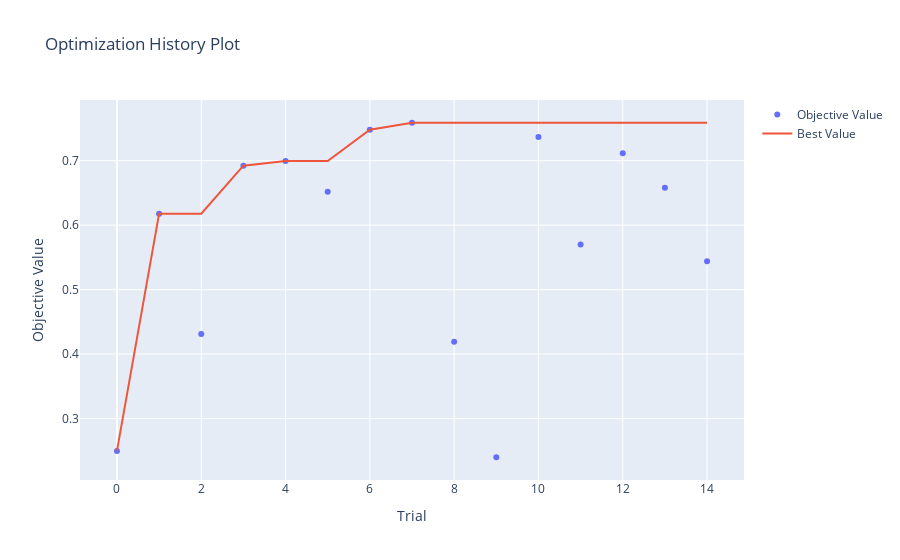
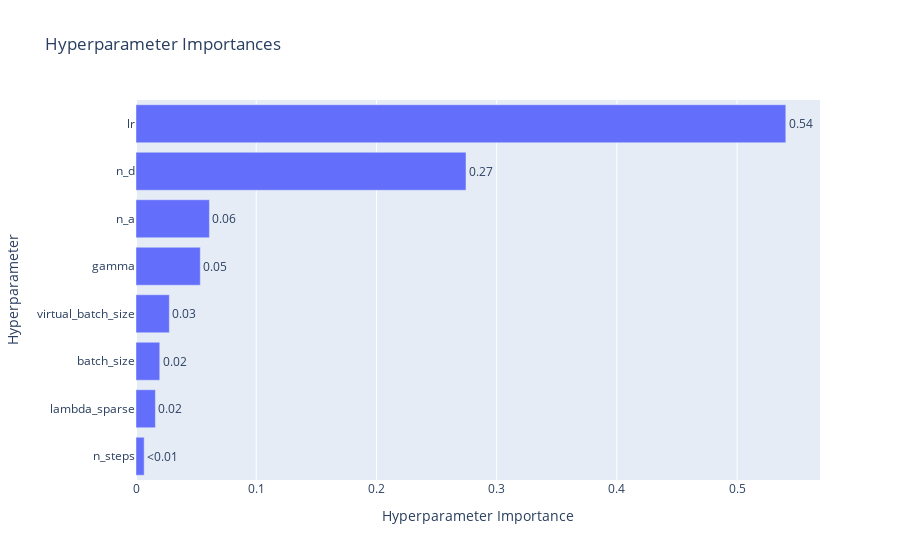
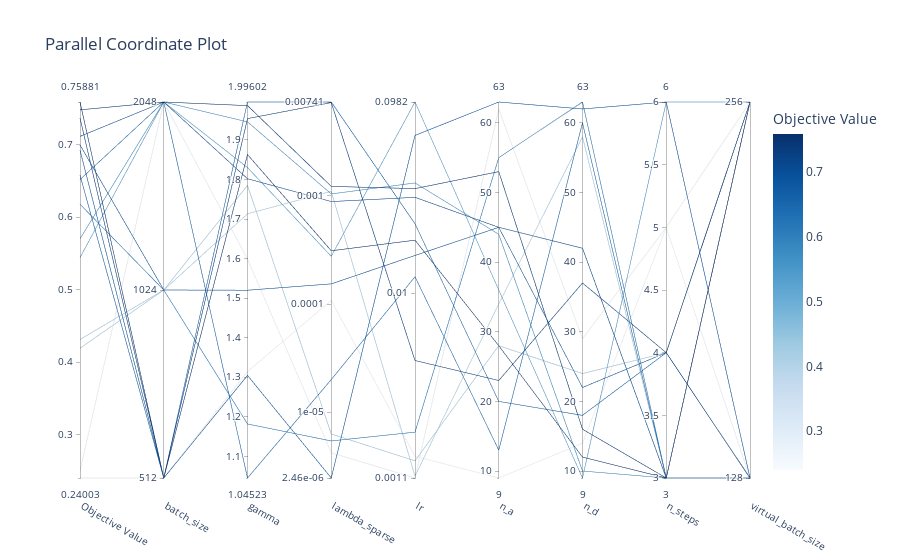

Notebook code for these charts, in order:
### Code cell
# optuna визуализация
optuna.visualization.plot_optimization_history(study).show()
optuna.visualization.plot_param_importances(study).show()
optuna.visualization.plot_parallel_coordinate(study).show()

### Figure 1 — Plotly figure (JSON) as saved in the notebook; plotly's stock layout.template omitted (floating-point values rounded to 4 significant figures)
{"data": [{"mode": "markers", "name": "Objective Value", "type": "scatter", "x": [0, 1, 2, 3, 4, 5, 6, 7, 8, 9, 10, 11, 12, 13, 14], "y": [0.2498, 0.6178, 0.4311, 0.6923, 0.6996, 0.6518, 0.748, 0.7588, 0.4192, 0.24, 0.7368, 0.57, 0.7114, 0.6578, 0.5441]}, {"mode": "lines", "name": "Best Value", "type": "scatter", "x": [0, 1, 2, 3, 4, 5, 6, 7, 8, 9, 10, 11, 12, 13, 14], "y": [0.2498, 0.6178, 0.6178, 0.6923, 0.6996, 0.6996, 0.748, 0.7588, 0.7588, 0.7588, 0.7588, 0.7588, 0.7588, 0.7588, 0.7588]}, {"marker": {"color": "#cccccc"}, "mode": "markers", "name": "Infeasible Trial", "showlegend": false, "type": "scatter", "x": [], "y": []}], "layout": {"title": {"text": "Optimization History Plot"}, "xaxis": {"title": {"text": "Trial"}}, "yaxis": {"title": {"text": "Objective Value"}}}}

### Figure 2 — Plotly figure (JSON) as saved in the notebook; plotly's stock layout.template omitted (floating-point values rounded to 4 significant figures)
{"data": [{"cliponaxis": false, "hovertemplate": ["n_steps (IntDistribution): 0.006807984654140966<extra></extra>", "lambda_sparse (FloatDistribution): 0.016135100270022903<extra></extra>", "batch_size (CategoricalDistribution): 0.019762770800491287<extra></extra>", "virtual_batch_size (CategoricalDistribution): 0.02773429699380267<extra></extra>", "gamma (FloatDistribution): 0.05346655148835187<extra></extra>", "n_a (IntDistribution): 0.06108046733617071<extra></extra>", "n_d (IntDistribution): 0.2745023597582926<extra></extra>", "lr (FloatDistribution): 0.5405104686987269<extra></extra>"], "name": "Objective Value", "orientation": "h", "text": ["<0.01", "0.02", "0.02", "0.03", "0.05", "0.06", "0.27", "0.54"], "textposition": "outside", "type": "bar", "x": [0.006808, 0.01614, 0.01976, 0.02773, 0.05347, 0.06108, 0.2745, 0.5405], "y": ["n_steps", "lambda_sparse", "batch_size", "virtual_batch_size", "gamma", "n_a", "n_d", "lr"]}], "layout": {"title": {"text": "Hyperparameter Importances"}, "xaxis": {"title": {"text": "Hyperparameter Importance"}}, "yaxis": {"title": {"text": "Hyperparameter"}}}}

### Figure 3 — Plotly figure (JSON) as saved in the notebook; plotly's stock layout.template omitted (floating-point values rounded to 4 significant figures)
{"data": [{"dimensions": [{"label": "Objective Value", "range": [0.24, 0.7588], "values": [0.6923, 0.24, 0.7588, 0.7368, 0.6578, 0.4311, 0.6996, 0.4192, 0.6178, 0.6518, 0.2498, 0.748, 0.57, 0.7114, 0.5441]}, {"label": "batch_size", "range": [0, 2], "ticktext": ["512", "1024", "2048"], "tickvals": [0, 1, 2], "values": [0, 0, 0, 0, 0, 1, 1, 1, 1, 2, 2, 2, 2, 2, 2]}, {"label": "gamma", "range": [1.045, 1.996], "values": [1.305, 1.314, 1.863, 1.954, 1.996, 1.785, 1.52, 1.713, 1.182, 1.045, 1.599, 1.987, 1.946, 1.802, 1.83]}, {"label": "lambda_sparse", "range": [-5.609, -2.13], "ticktext": ["2.46e-06", "1e-05", "0.0001", "0.001", "0.00741"], "tickvals": [-5.609, -5, -4, -3, -2.13], "values": [-5.609, -3.966, -3.507, -2.136, -2.13, -5.201, -3.813, -2.957, -5.266, -4.699, -5.376, -2.911, -2.981, -3.051, -3.558]}, {"label": "lr", "range": [-2.959, -1.008], "ticktext": ["0.0011", "0.01", "0.0982"], "tickvals": [-2.959, -2, -1.008], "values": [-1.181, -2.846, -1.725, -2.349, -1.64, -2.87, -1.804, -2.949, -2.721, -1.915, -2.959, -1.457, -1.428, -1.503, -1.008]}, {"label": "n_a", "range": [9, 63], "values": [63, 9, 28, 23, 20, 28, 45, 34, 55, 13, 62, 53, 44, 45, 36]}, {"label": "n_d", "range": [9, 63], "values": [62, 14, 12, 37, 18, 24, 22, 58, 63, 60, 29, 16, 10, 42, 9]}, {"label": "n_steps", "range": [3, 6], "values": [6, 5, 3, 4, 4, 4, 4, 3, 3, 3, 5, 3, 3, 3, 6]}, {"label": "virtual_batch_size", "range": [0, 1], "ticktext": ["128", "256"], "tickvals": [0, 1], "values": [0, 0, 1, 1, 1, 0, 0, 0, 1, 0, 1, 1, 1, 1, 1]}], "labelangle": 30, "labelside": "bottom", "line": {"color": [0.6923, 0.24, 0.7588, 0.7368, 0.6578, 0.4311, 0.6996, 0.4192, 0.6178, 0.6518, 0.2498, 0.748, 0.57, 0.7114, 0.5441], "colorbar": {"title": {"text": "Objective Value"}}, "colorscale": [[0, "rgb(247,251,255)"], [0.125, "rgb(222,235,247)"], [0.25, "rgb(198,219,239)"], [0.375, "rgb(158,202,225)"], [0.5, "rgb(107,174,214)"], [0.625, "rgb(66,146,198)"], [0.75, "rgb(33,113,181)"], [0.875, "rgb(8,81,156)"], [1, "rgb(8,48,107)"]], "reversescale": false, "showscale": true}, "type": "parcoords"}], "layout": {"title": {"text": "Parallel Coordinate Plot"}}}
